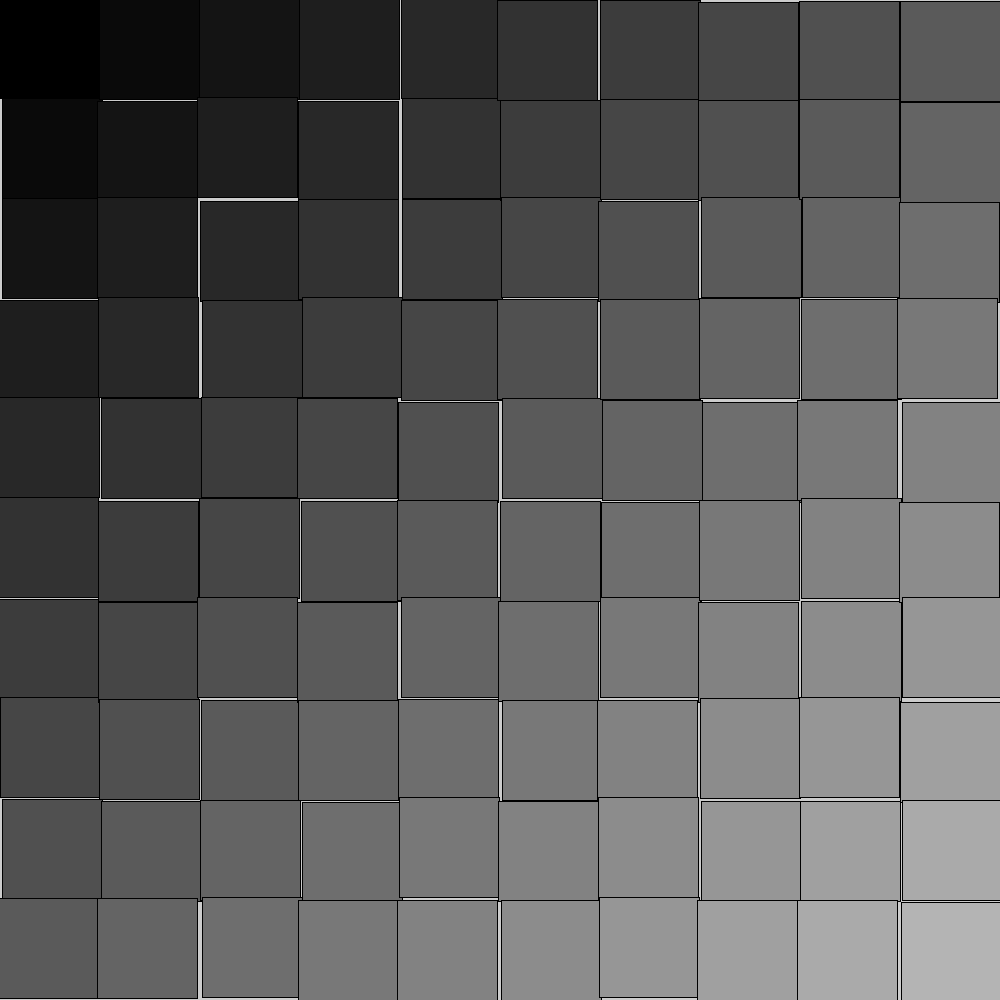
Frame 1 (no input)
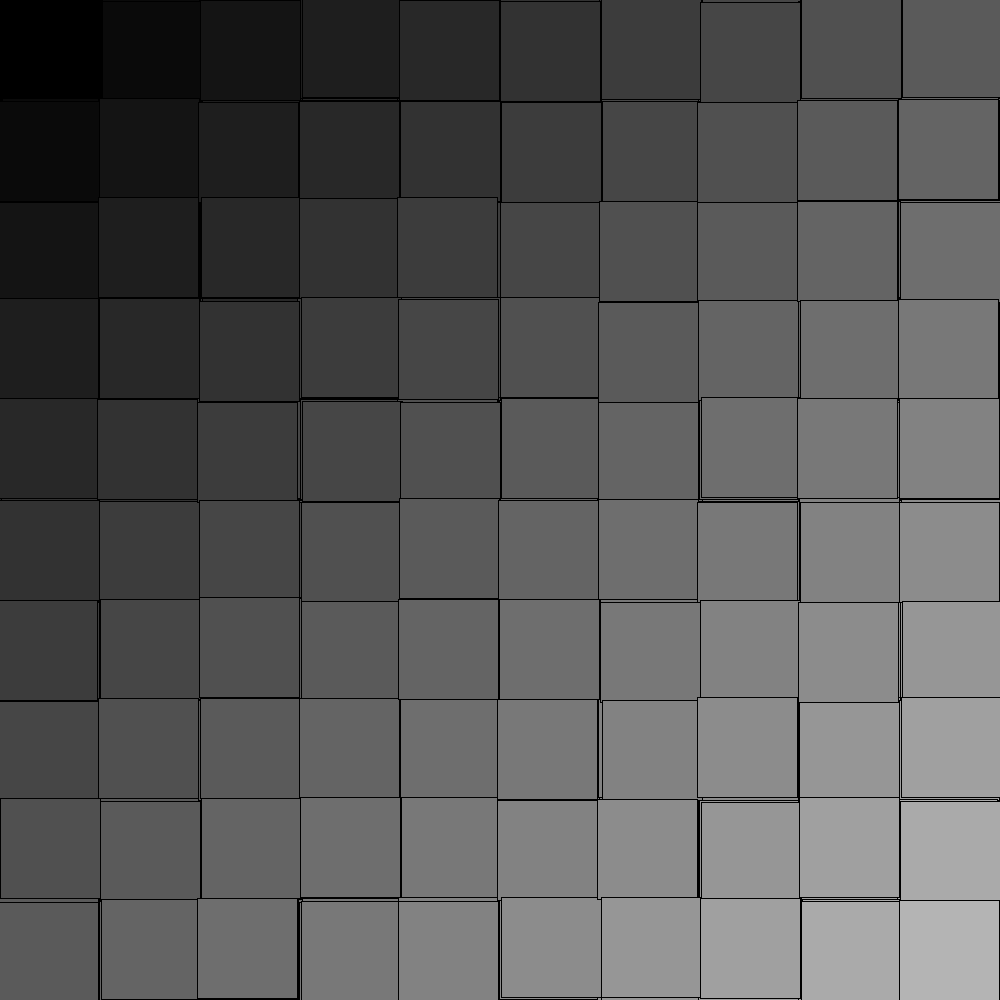
Frame 60 (the mouse pressed at the canvas centre just before this capture)
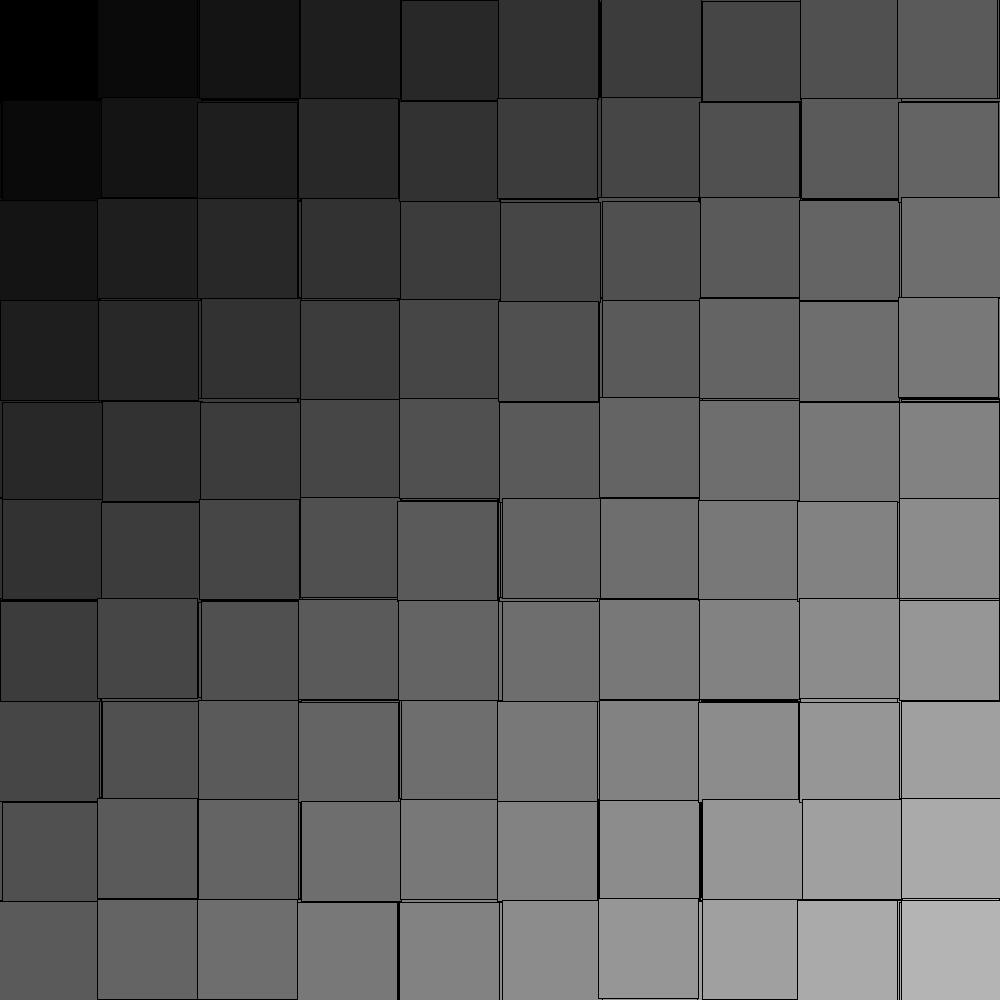
Frame 120 (the mouse held since frame 60 and released just before this capture)

The Processing sketch that drew these frames (run headless with seeded random() and noise(); from frame 60 on, the mouse is pressed at the canvas centre):

// Processing sketch: Firkantkunst
// ── Firkantkunst.pde
int Row;
int Column;


void setup(){
 size(1000,1000);
 frameRate(30);
}

void draw(){
  clear();
  for(Row = 0; Row < 10; Row++){
    for(Column = 0; Column < 10; Column++){
      fill(10*Row+10*Column);
      rect(100*Row+random(-3,3),100*Column+random(-3,3),100,100);
    }
  }
}
